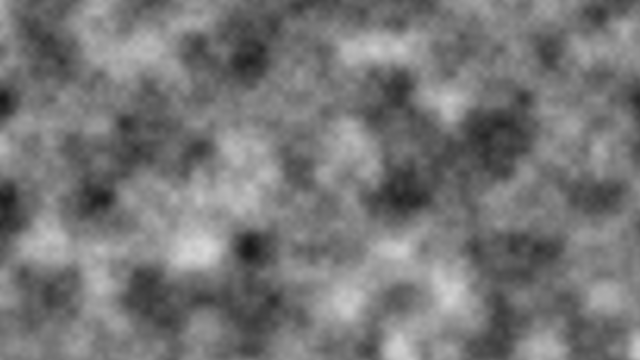
Frame 1 (no input)
Frame 2 (the mouse pressed at the canvas centre, redrawn once): identical to frame 1, image omitted

The p5.js sketch that drew this single still picture (run headless with seeded random() and noise() and a simulated clock; the mouse was pressed at the canvas centre and the sketch redrawn once):

// p5.js sketch
// ── sketch.js
// Daniel Shiffman
// The Nature of Code
// http://natureofcode.com

let increment = 0.02;

function setup() {
  createCanvas(640,360);
  pixelDensity(1);
  noLoop();
}

function draw() {
  background(0);
  
  // Optional: adjust noise detail here
  // noiseDetail(8,0.65f);
  
  loadPixels();

  let xoff = 0.0; // Start xoff at 0
  
  // For every x,y coordinate in a 2D space, calculate a noise value and produce a brightness value
  for (let x = 0; x < width; x++) {
    xoff += increment;   // Increment xoff 
    let yoff = 0.0;   // For every xoff, start yoff at 0
    for (let y = 0; y < height; y++) {
      yoff += increment; // Increment yoff
      
      // Calculate noise and scale by 255
      let bright = map(noise(xoff, yoff), 0, 1, 0, 255);

      // Try using this line instead
      //let bright = random(0,255);
      
      // Set each pixel onscreen to a grayscale value
      let index = (x + y * width) * 4;
        
      pixels[index ] = bright;
      pixels[index + 1] = bright;
      pixels[index + 2] = bright;
    }
  }
  
  updatePixels();
}
